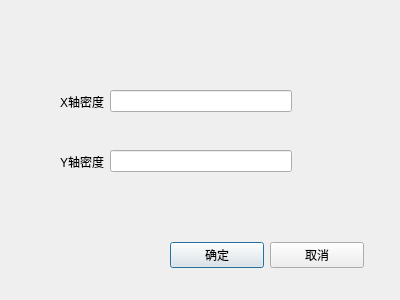
<?xml version="1.0" encoding="UTF-8"?>
<ui version="4.0">
 <class>ChangePointsDialog</class>
 <widget class="QDialog" name="ChangePointsDialog">
  <property name="geometry">
   <rect>
    <x>0</x>
    <y>0</y>
    <width>400</width>
    <height>300</height>
   </rect>
  </property>
  <property name="windowTitle">
   <string>点云密度</string>
  </property>
  <widget class="QWidget" name="">
   <property name="geometry">
    <rect>
     <x>60</x>
     <y>90</y>
     <width>232</width>
     <height>23</height>
    </rect>
   </property>
   <layout class="QHBoxLayout" name="horizontalLayout">
    <item>
     <widget class="QLabel" name="label">
      <property name="text">
       <string>X轴密度</string>
      </property>
     </widget>
    </item>
    <item>
     <widget class="QLineEdit" name="lineEdit"/>
    </item>
   </layout>
  </widget>
  <widget class="QWidget" name="">
   <property name="geometry">
    <rect>
     <x>60</x>
     <y>150</y>
     <width>232</width>
     <height>23</height>
    </rect>
   </property>
   <layout class="QHBoxLayout" name="horizontalLayout_2">
    <item>
     <widget class="QLabel" name="label_2">
      <property name="text">
       <string>Y轴密度</string>
      </property>
     </widget>
    </item>
    <item>
     <widget class="QLineEdit" name="lineEdit_2"/>
    </item>
   </layout>
  </widget>
  <widget class="QWidget" name="">
   <property name="geometry">
    <rect>
     <x>170</x>
     <y>240</y>
     <width>194</width>
     <height>30</height>
    </rect>
   </property>
   <layout class="QHBoxLayout" name="horizontalLayout_3">
    <item>
     <widget class="QPushButton" name="pushButton">
      <property name="text">
       <string>确定</string>
      </property>
     </widget>
    </item>
    <item>
     <widget class="QPushButton" name="pushButton_cancel">
      <property name="text">
       <string>取消</string>
      </property>
     </widget>
    </item>
   </layout>
  </widget>
 </widget>
 <resources/>
 <connections/>
</ui>
